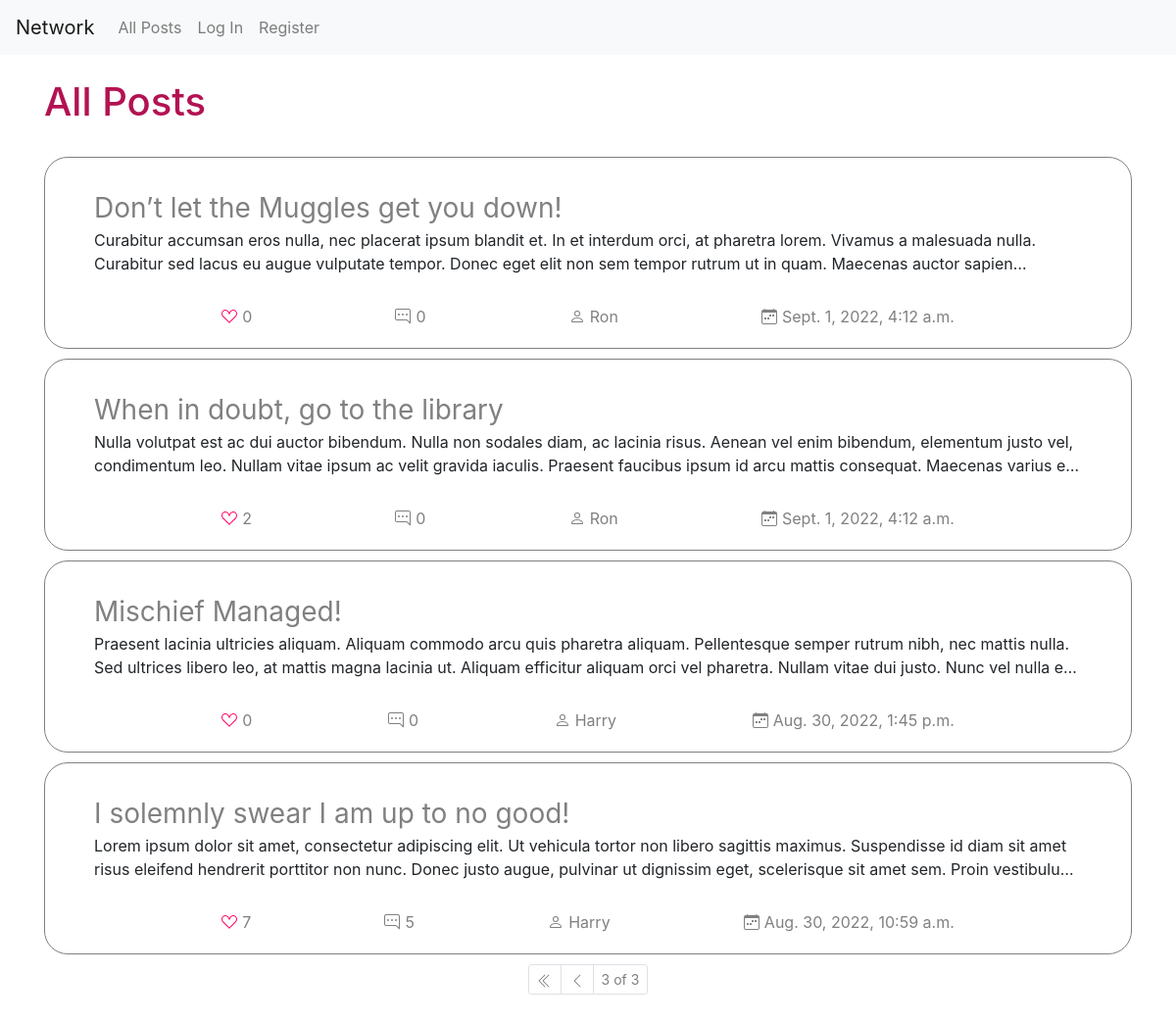
/?page=3, run on the app's committed database.
### network/models.py (models this page shows, shortened)
class Post(models.Model):
    author = models.ForeignKey(User, on_delete=models.CASCADE, related_name="posts")
    content = models.TextField(max_length=280)
    likes = models.ManyToManyField(User, blank=True)
    timestamp = models.DateTimeField(auto_now_add=True)
    title = models.CharField(max_length=80)

class User(AbstractUser):
    about = models.TextField(max_length=160, blank=True)
    photo = models.URLField(max_length=2048, blank=True)

class Comment(models.Model):
    post = models.ForeignKey(Post, on_delete=models.CASCADE, related_name="comments")
    text = models.TextField(max_length=140)
    timestamp = models.DateTimeField(auto_now_add=True)
    user = models.ForeignKey(User, on_delete=models.CASCADE, related_name="comments")

### network/views.py (the view)
# urls.py: path("", views.index, name="index"),
def index(request):
    posts = Post.objects.all().order_by('-timestamp')
    return render(request, "network/index.html", {"posts": posts, "page_obj": util.get_paginator(request, posts)})

### network/util.py (called while the page is built)
def get_paginator(request, posts):
    paginator = Paginator(posts, 10)
    return paginator.get_page(request.GET.get('page'))

### network/templates/network/index.html (shortened to what this page needs)
{% extends "network/layout.html" %}
{% load static %}
{% block body %}
    <div class="container">
        <div class="header">
            {% if following %}
            <h1>Posts from your "Following" list</h1>
            {% else %}
            <h1>All Posts</h1>
            {% endif %}
        </div>
        {% include "network/posts-widget.html" %}
    </div>
{% endblock %}

### network/templates/network/posts-widget.html (shortened to what this page needs)
<div class="posts">
    {% for post in page_obj %}
    <div class="post">
        <div class="post-content">
            <div class="post-title-min-div"><a href="{% url 'post' post.id %}" class="post-title-min">{{ post.title }}</a></div>
            <p class="content-paragraph">{{ post.content }}</p>
        </div>
        <div class="post-bottom">
            <div class="likes">
                <div class="count">{{ post.likes.all|length }}</div>
            </div>
            <div class="comments">
                {{ post.comments.all|length }}
            </div>
            <div class="author">
                {% if post.author == user %}
                    <a href="{% url 'user' post.author.id %}">you</a>
                {% else %}
                    <a href="{% url 'user' post.author.id %}">{{ post.author.username }}</a>
                {% endif %}
            </div>
            <div class="date">
                {{ post.timestamp }}
            </div>
        </div>
    </div>
{% empty %}
    <h3>No posts yet.</h3>
{% endfor %}
    {% if posts|length > 10 %}
        <ul class="pagination pagination-sm">
            {% if page_obj.has_previous %}
                <li class="page-item">
                    <a class="page-link" href="?page=1">
                    </a>
                </li>
                <li class="page-item">
                    <a class="page-link" href="?page={{ page_obj.previous_page_number }}">
                        <svg xmlns="http://www.w3.org/2000/svg" width="16" height="16" fill="currentColor" class="bi bi-chevron-left" viewBox="0 0 16 16">
                            <path fill-rule="evenodd" d="M11.354 1.646a.5.5 0 0 1 0 .708L5.707 8l5.647 5.646a.5.5 0 0 1-.708.708l-6-6a.5.5 0 0 1 0-.708l6-6a.5.5 0 0 1 .708 0z"/>
                        </svg>
                    </a>
                </li>
            {% endif %}
            <li class="page-item"><span class="page-link number">{{ page_obj.number }} of {{ page_obj.paginator.num_pages }}</span></li>
        </ul>
    {% endif %}
</div>

### network/static/network/styles.css (style rules this page uses)
a, a:visited, h3 { color: gray; }
a:hover, .page-link:hover, .like, .like-inactive { color: rgb(255,0,102); }
h1 { color: rgb(179,18,82); }
.author, .buttons, .comments, .date, .like, .likes, .header { align-items: center; color: gray; display: flex; }
.commentaries, .follow-block, .header, .post, .commentary { display: flex; flex-wrap: wrap; }
.calendar, .comment, .like, .like-inactive, .person { margin-right: 5px; }
.container { height: 100vh; }
.content-paragraph { display: -webkit-box; overflow: hidden; text-overflow: ellipsis; -webkit-line-clamp: 2; -webkit-box-orient: vertical; }
.header, .post-bottom { justify-content: space-between; }
.line, .header { margin-bottom: 1.5rem; margin-top: 1.5rem; }
.number { background-color: transparent!important; }
.page-link { color: gray; }
.pagination-sm { justify-content: center; padding-bottom: 20px; }
.post, .commentary { align-content: space-between; border: .5px solid gray; border-radius: 1.5rem; margin-bottom: 10px; padding: 20px; width: 100%; }
.post { padding-top: 0; }
.post-bottom { align-items: center; display: flex; margin: auto; min-width: 70%; }
.post-content { max-height: 150px; padding: 30px; }
.posts { padding-bottom: 1.5rem; }
.post-content, .post-title, .subtitle, .inputs input, textarea, .commentary-header, .comment-form { width: 100%; }
.post-title-min-div { overflow: hidden; white-space: nowrap; }
.post-title-min { font-size: 1.75rem; }

### data on the page
Post: title "Don’t let the Muggles get you down!", content "Curabitur accumsan eros nulla, nec placerat ipsum blandit et. In et interdum orci, at pharetra lorem. Vivamus a malesuada nulla. Curabitur sed lacus eu augue vulputate tempor. Donec eget elit non sem tempor rutrum ut in quam. Maecenas auctor…", likes.all|length "0", comments.all|length "0", author.username "Ron", timestamp "Sept. 1, 2022, 4:12 a.m."
Post: title "When in doubt, go to the library", content "Nulla volutpat est ac dui auctor bibendum. Nulla non sodales diam, ac lacinia risus. Aenean vel enim bibendum, elementum justo vel, condimentum leo. Nullam vitae ipsum ac velit gravida iaculis. Praesent faucibus ipsum id arcu mattis consequat. Maecenas varius…", likes.all|length "2", comments.all|length "0", author.username "Ron", timestamp "Sept. 1, 2022, 4:12 a.m."
Post: title "Mischief Managed!", content "Praesent lacinia ultricies aliquam. Aliquam commodo arcu quis pharetra aliquam. Pellentesque semper rutrum nibh, nec mattis nulla. Sed ultrices libero leo, at mattis magna lacinia ut. Aliquam efficitur aliquam orci vel pharetra. Nullam vitae dui justo. Nunc vel nulla…", likes.all|length "0", comments.all|length "0", author.username "Harry", timestamp "Aug. 30, 2022, 1:45 p.m."
Post: title "I solemnly swear I am up to no good!", content "Lorem ipsum dolor sit amet, consectetur adipiscing elit. Ut vehicula tortor non libero sagittis maximus. Suspendisse id diam sit amet risus eleifend hendrerit porttitor non nunc. Donec justo augue, pulvinar ut dignissim eget, scelerisque sit amet sem. Proin…", likes.all|length "7", comments.all|length "5", author.username "Harry", timestamp "Aug. 30, 2022, 10:59 a.m."

### other printed values
{{ page_obj.number }} "3"
{{ page_obj.paginator.num_pages }} "3"
